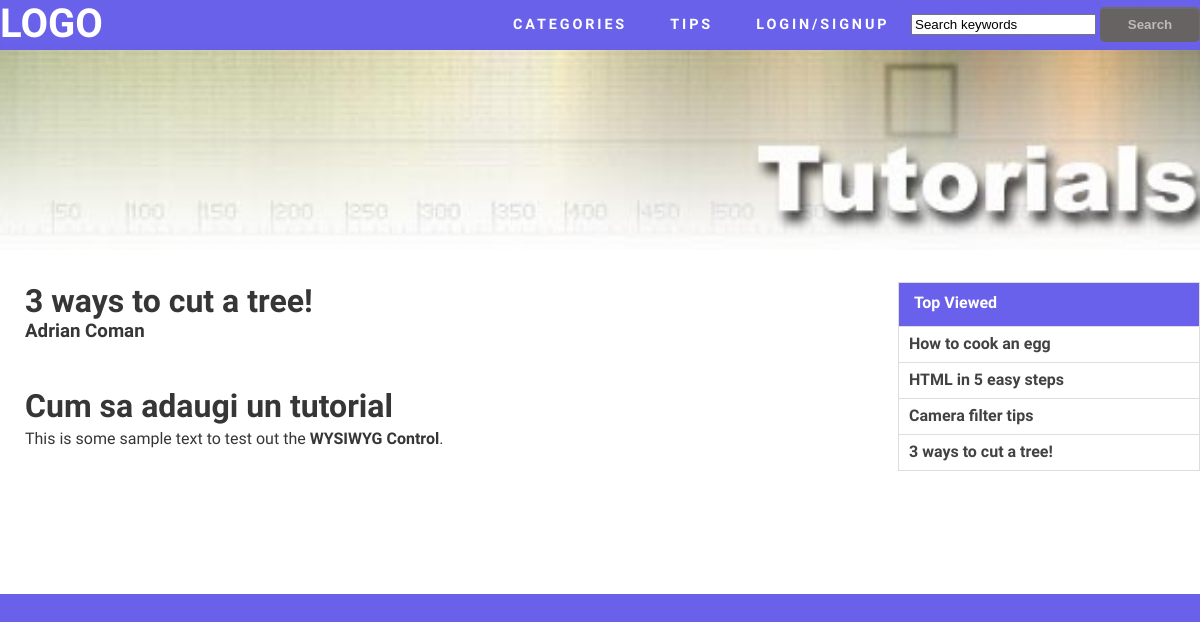
Page /?page=tutorial&id=3 on the committed database.
### tables this page shows
CREATE TABLE IF NOT EXISTS `tutorial_revisions` (
  `tutorial_revision_id` int(11) NOT NULL AUTO_INCREMENT,
  `tutorial_id` int(11) NOT NULL,
  `tutorial_revision_content` text NOT NULL,
  `tutorial_revision_modified` timestamp NOT NULL DEFAULT CURRENT_TIMESTAMP,
  `user_id` int(11) NOT NULL,
  PRIMARY KEY (`tutorial_revision_id`)
);

CREATE TABLE IF NOT EXISTS `tutorials` (
  `tutorial_id` int(11) NOT NULL AUTO_INCREMENT,
  `tutorial_title` char(255) NOT NULL,
  `tutorial_revision_id` int(11) NOT NULL,
  `category_id` int(11) NOT NULL,
  `tutorial_create` timestamp NOT NULL DEFAULT CURRENT_TIMESTAMP,
  `tutorial_views` int(11) NOT NULL DEFAULT '0',
  PRIMARY KEY (`tutorial_id`)
);

CREATE TABLE IF NOT EXISTS `users` (
  `user_id` int(11) NOT NULL AUTO_INCREMENT,
  `user_email` char(100) NOT NULL,
  `user_password` char(50) NOT NULL,
  `user_name` char(100) NOT NULL,
  `user_favorites` text NOT NULL,
  PRIMARY KEY (`user_id`),
  UNIQUE KEY `user_email` (`user_email`)
);

### controller.php (called while the page is built, shortened)
<?php
try
{
    $dbh = new PDO('mysql:host=localhost;dbname=iocproject', "root", "");
}
catch (PDOException $e)
{
    print "Databse error!: " . $e->getMessage() . "<br/>";
    die();
}
if (isset($_GET["page"]))
{
	if ($_GET["page"] == "tutorial")
	{
		if (!empty($_GET["id"]))
		{
			$objTutorial = $dbh->query("
				SELECT * FROM `tutorials` t
				INNER JOIN
					`tutorial_revisions` tr ON tr.`tutorial_revision_id` = t.`tutorial_revision_id`
				INNER JOIN
					`users` u ON u.`user_id` = tr.`user_id`
				WHERE
					t.`tutorial_id` = ".(int)$_GET["id"]."
			")->fetch(PDO::FETCH_ASSOC);
		}
		else
			redirect("/?page=404");
	}
}

### chunks/tutorial.php (the view)
<div id="article">
    <div id="article-title"> <h1><?php echo $objTutorial["tutorial_title"]; ?></h1> </div>
    <div id="article-author"> <h3><?php echo $objTutorial["user_name"]; ?></h3></div>
    <div id="article-content">
        <?php echo $objTutorial["tutorial_revision_content"] ?>
    </div>
</div>
<?php require_once("chunks/sidebar.php"); ?>
<?php require_once("comments.php"); ?>

### chunks/sidebar.php
<div id="sidebar">
    <span id="top-rated">Top Viewed</span>
    <?php
    	$top_rate = $dbh->query("
    		SELECT * FROM `tutorials` t
			INNER JOIN
				`tutorial_revisions` tr ON tr.`tutorial_revision_id` = t.`tutorial_revision_id`
			ORDER by t.`tutorial_views` DESC
			LIMIT 10
		")->fetchAll(PDO::FETCH_ASSOC);
    ?>
    <ul id="top-rated-list">
    	<?php
    		foreach ($top_rate as $tut)
    		{ ?>
        <li class="top-tutorial">
        	<a href="/?page=tutorial&id=<?php echo $tut["tutorial_id"]; ?>">
        		<?php echo $tut["tutorial_title"]; ?>
        	</a>
        </li>
    	<?php } ?>
    </ul>
</div>

### default.css (style rules this page uses)
html, body { height: 100%; min-width: 1200px; }
body { margin: 0px; padding: 0px; background: #6960ec; font-family: 'Source Sans Pro', sans-serif; font-size: 12pt; font-weight: 300; color: #363636; }
h1, h2, h3 { margin: 0; padding: 0; }
p, ol, ul { margin-top: 0px; }
ul { margin-bottom: 0px; }
li { list-style: none; }
p { line-height: 180%; }
a { color: #AF2117; text-decoration: none; }
#sidebar { float: left; width: 345px; }
#sidebar { width: 25%; float: right; border-style: solid; border-width: 1px; border-color: #ddd; }
#sidebar #top-rated { display: block; height: 33px; background-color: #6960ec; color: white; font-weight: bold; padding-top: 10px; padding-left: 15px; }
#top-rated-list { -webkit-padding-start: 0px; }
.top-tutorial { border-top-style: solid; border-top-width: 1px; border-top-color: #ddd; height: 28px; padding-top: 7px; padding-left: 10px; }
.top-tutorial a { color: #424242; font-weight: bold; }
#article { float: left; padding-left: 25px; width: 810px; }

### rows in the picture
tutorial_revisions: tutorial.tutorial_title "3 ways to cut a tree!", user.user_name "Adrian Coman", tutorial_revision_content "Cum sa adaugi un tutorial This is some sample text to test out the WYSIWYG Control ."
tutorials: tutorial_title "How to cook an egg"
tutorials: tutorial_title "HTML in 5 easy steps"
tutorials: tutorial_title "Camera filter tips"
tutorials: tutorial_title "3 ways to cut a tree!"
